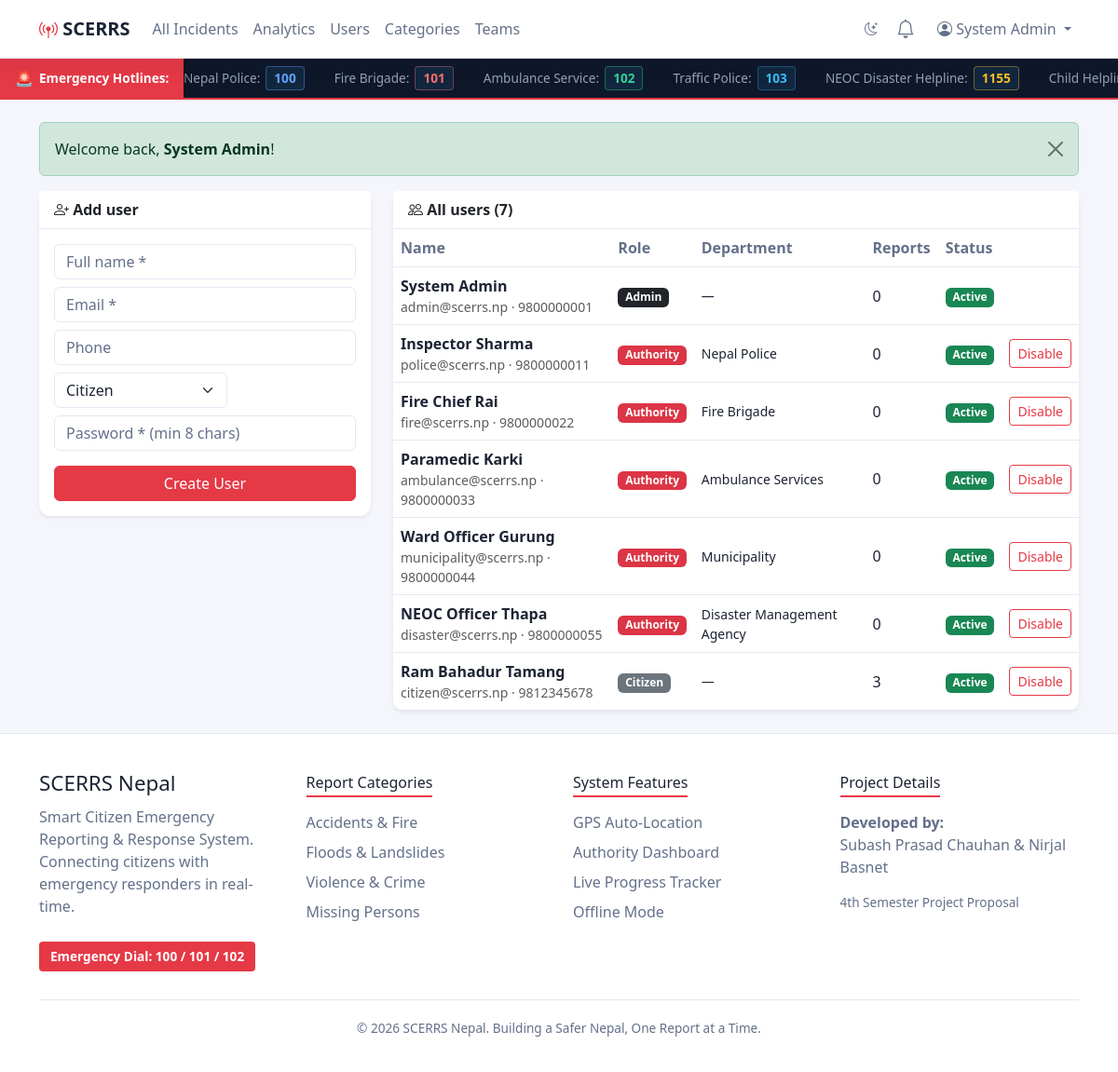
The page /admin/users.php (signed in) on the database its author committed.
### tables this page shows
CREATE TABLE users (
  id             INT UNSIGNED AUTO_INCREMENT PRIMARY KEY,
  name           VARCHAR(120) NOT NULL,
  first_name     VARCHAR(80)  DEFAULT NULL,
  middle_name    VARCHAR(80)  DEFAULT NULL,
  last_name      VARCHAR(80)  DEFAULT NULL,
  email          VARCHAR(150) NOT NULL UNIQUE,
  phone          VARCHAR(20)  DEFAULT NULL,
  country        VARCHAR(60)  DEFAULT 'Nepal',
  identity_type  ENUM('citizenship','passport') DEFAULT 'citizenship',
  identity_no    VARCHAR(50)  DEFAULT NULL,
  province       VARCHAR(60)  DEFAULT NULL,
  district       VARCHAR(60)  DEFAULT NULL,
  municipality   VARCHAR(120) DEFAULT NULL,
  tole           VARCHAR(120) DEFAULT NULL,
  ward_no        SMALLINT UNSIGNED DEFAULT NULL,
  officer_id     VARCHAR(50)  DEFAULT NULL,
  designation    VARCHAR(100) DEFAULT NULL,
  official_email VARCHAR(150) DEFAULT NULL,
  dept_address   VARCHAR(255) DEFAULT NULL,
  password       VARCHAR(255) NOT NULL,
  role           ENUM('citizen','authority','admin') NOT NULL DEFAULT 'citizen',
  department_id  INT UNSIGNED DEFAULT NULL,
  active         TINYINT(1) NOT NULL DEFAULT 1,
  created_at     TIMESTAMP DEFAULT CURRENT_TIMESTAMP,
  CONSTRAINT fk_users_department FOREIGN KEY (department_id) REFERENCES departments(id) ON DELETE SET NULL,
  INDEX idx_users_role (role)
);

CREATE TABLE departments (
  id          INT UNSIGNED AUTO_INCREMENT PRIMARY KEY,
  name        VARCHAR(100) NOT NULL UNIQUE,
  code        VARCHAR(20)  NOT NULL UNIQUE,
  created_at  TIMESTAMP DEFAULT CURRENT_TIMESTAMP
);

### includes/functions.php (called while the page is built, shortened)
<?php
function e(?string $value): string
{
    return htmlspecialchars((string)$value, ENT_QUOTES, 'UTF-8');
}
function url(string $path = ''): string
{
    return BASE_URL . ltrim($path, '/');
}
function asset(string $path): string
{
    $full = APP_ROOT . DIRECTORY_SEPARATOR . ltrim(str_replace('/', DIRECTORY_SEPARATOR, $path), DIRECTORY_SEPARATOR);
    $ver  = @filemtime($full) ?: time();
    return url($path) . '?v=' . $ver;
}
function get_flashes(): array
{
    $flashes = $_SESSION['flash'] ?? [];
    return $flashes;
}
function current_user(): ?array
{
    static $user = false;
    if ($user === false) {
        if (empty($_SESSION['user_id'])) {
            $user = null;
        } else {
            $stmt = db()->prepare(
                'SELECT u.*, d.name AS department_name, d.code AS department_code
                 FROM users u LEFT JOIN departments d ON d.id = u.department_id
                 WHERE u.id = ? AND u.active = 1'
            );
            $stmt->execute([$_SESSION['user_id']]);
            $user = $stmt->fetch() ?: null;
        }
    }
    return $user;
}
function require_login(): array
{
    $user = current_user();
    return $user;
}
function require_role(string ...$roles): array
{
    $user = require_login();
    return $user;
}

### config/db.php (called while the page is built, shortened)
<?php
function db(): PDO
{
    static $pdo = null;
    if ($pdo === null) {
        $dsn = sprintf('mysql:host=%s;port=%s;dbname=%s;charset=utf8mb4', DB_HOST, DB_PORT, DB_NAME);
        try {
            $pdo = new PDO($dsn, DB_USER, DB_PASS, [
                PDO::ATTR_ERRMODE            => PDO::ERRMODE_EXCEPTION,
                PDO::ATTR_DEFAULT_FETCH_MODE => PDO::FETCH_ASSOC,
                PDO::ATTR_EMULATE_PREPARES   => false,
            ]);
        } catch (PDOException $e) {
            http_response_code(500);
            exit('Database connection failed. Please make sure MySQL is running and the "scerrs" database is imported (see database/scerrs.sql).');
        }
    }
    return $pdo;
}

### admin/users.php (the view, shortened to what this page needs)
<?php
$user = require_role('admin');
$users = db()->query(
    'SELECT u.*, d.name AS department_name,
            (SELECT COUNT(*) FROM incidents i WHERE i.user_id = u.id) AS reports
     FROM users u LEFT JOIN departments d ON d.id = u.department_id
     ORDER BY FIELD(u.role, "admin", "authority", "citizen"), u.created_at DESC'
)->fetchAll();
require __DIR__ . '/../includes/header.php';
?>
<div class="row g-4">
  <div class="col-lg-4">
    <div class="card border-0 shadow-sm mb-4">
      <div class="card-header bg-white fw-semibold"><i class="bi bi-person-plus"></i> Add user</div>
      <div class="card-body">
        <form method="post" novalidate>
          <div class="mb-2"><input type="text" name="name" class="form-control" placeholder="Full name *" required></div>
          <div class="mb-2"><input type="email" name="email" class="form-control" placeholder="Email *" required></div>
          <div class="mb-2"><input type="tel" name="phone" class="form-control" placeholder="Phone"></div>
          <div class="mb-2 row g-2">
            <div class="col-7">
              <select name="role" class="form-select" id="role-select">
                <option value="citizen">Citizen</option>
              </select>
            </div>
            <div class="col-5">
            </div>
          </div>
          <div class="mb-3"><input type="password" name="password" class="form-control" placeholder="Password * (min 8 chars)" minlength="8" required></div>
          <button type="submit" class="btn btn-danger w-100">Create User</button>
        </form>
      </div>
    </div>
  </div>
  <div class="col-lg-8">
    <div class="card border-0 shadow-sm">
      <div class="card-header bg-white fw-semibold"><i class="bi bi-people"></i> All users (<?= count($users) ?>)</div>
      <div class="table-responsive">
        <table class="table table-hover align-middle mb-0">
          <thead class="table-light">
            <tr><th>Name</th><th>Role</th><th>Department</th><th>Reports</th><th>Status</th><th></th></tr>
          </thead>
          <tbody>
            <?php foreach ($users as $u): ?>
              <tr>
                <td>
                  <strong><?= e($u['name']) ?></strong>
                  <div class="text-muted small"><?= e($u['email']) ?><?= $u['phone'] ? ' · ' . e($u['phone']) : '' ?></div>
                </td>
                <td>
                  <?php
                  $badge = ['admin' => 'dark', 'authority' => 'danger', 'citizen' => 'secondary'][$u['role']];
                  echo '<span class="badge text-bg-' . $badge . '">' . e(ucfirst($u['role'])) . '</span>';
                  ?>
                </td>
                <td class="small"><?= e($u['department_name'] ?: '—') ?></td>
                <td><?= (int)$u['reports'] ?></td>
                <td><?= (int)$u['active']
                      ? '<span class="badge text-bg-success">Active</span>'
                      : '<span class="badge text-bg-secondary">Disabled</span>' ?></td>
                <td class="text-end">
                  <?php if ((int)$u['id'] !== (int)$user['id']): ?>
                    <form method="post" class="d-inline">
                      <button class="btn btn-sm btn-outline-<?= (int)$u['active'] ? 'danger' : 'success' ?>">
                        <?= (int)$u['active'] ? 'Disable' : 'Enable' ?>
                      </button>
                    </form>
                  <?php endif; ?>
                </td>
              </tr>
            <?php endforeach; ?>
          </tbody>
        </table>
      </div>
    </div>
  </div>
</div>
<?php require __DIR__ . '/../includes/footer.php'; ?>

### includes/header.php (shortened to what this page needs)
<?php
$fluid       = $fluid       ?? false;
$user        = current_user();
?>
<!DOCTYPE html>
<html lang="en">
<head>
<link href="https://cdn.jsdelivr.net/npm/bootstrap@5.3.3/dist/css/bootstrap.min.css" rel="stylesheet">
<link href="https://cdn.jsdelivr.net/npm/bootstrap-icons@1.11.3/font/bootstrap-icons.min.css" rel="stylesheet">
<link rel="stylesheet" href="<?= asset('assets/css/style.css') ?>">
</head>
<body>
<nav class="navbar navbar-expand-lg site-navbar sticky-top">
  <div class="container">
    <a class="navbar-brand fw-bold" href="<?= url('index.php') ?>">
      <i class="bi bi-broadcast-pin"></i> SCERRS
    </a>
    <div class="collapse navbar-collapse" id="mainNav">
      <ul class="navbar-nav me-auto">
        <?php if (!$user): ?>
          <li class="nav-item"><a class="nav-link" href="<?= url('index.php') ?>">Home</a></li>
        <?php elseif ($user['role'] === 'authority'): ?>
          <li class="nav-item"><a class="nav-link" href="<?= url('authority/dashboard.php') ?>">Incidents</a></li>
          <li class="nav-item"><a class="nav-link" href="<?= url('authority/analytics.php') ?>">Analytics</a></li>
        <?php else: ?>
          <li class="nav-item"><a class="nav-link" href="<?= url('authority/dashboard.php') ?>">All Incidents</a></li>
          <li class="nav-item"><a class="nav-link" href="<?= url('authority/analytics.php') ?>">Analytics</a></li>
          <li class="nav-item"><a class="nav-link" href="<?= url('admin/users.php') ?>">Users</a></li>
          <li class="nav-item"><a class="nav-link" href="<?= url('admin/categories.php') ?>">Categories</a></li>
          <li class="nav-item"><a class="nav-link" href="<?= url('admin/teams.php') ?>">Teams</a></li>
        <?php endif; ?>
      </ul>
      <ul class="navbar-nav ms-auto align-items-lg-center">
        <li class="nav-item me-lg-1">
          <button class="btn btn-sm border-0" id="themeToggle" type="button" title="Toggle light/dark theme" aria-label="Toggle theme">
            <i class="bi bi-moon-stars"></i>
          </button>
        </li>
        <?php if ($user): ?>
          <li class="nav-item me-lg-2">
            <a class="nav-link position-relative" href="<?= url('notifications.php') ?>" title="Notifications">
              <i class="bi bi-bell fs-5"></i>
            </a>
          </li>
          <li class="nav-item dropdown">
            <a class="nav-link dropdown-toggle" href="#" data-bs-toggle="dropdown">
              <i class="bi bi-person-circle"></i> <?= e($user['name']) ?>
            </a>
          </li>
        <?php else: ?>
          <li class="nav-item"><a class="nav-link" href="<?= url('auth/login.php') ?>">Login</a></li>
          <li class="nav-item"><a class="btn btn-danger btn-sm ms-lg-2" href="<?= url('auth/register.php') ?>">Register</a></li>
        <?php endif; ?>
      </ul>
    </div>
  </div>
</nav>
<div class="emergency-marquee-container">
  <div class="marquee-label">
    <span class="pulse-icon">🚨</span> Emergency Hotlines:
  </div>
  <div class="marquee-wrapper">
    <div class="marquee-content">
      <span class="hotline-item police"><span class="agency-name">Nepal Police:</span> <a href="tel:100">100</a></span>
      <span class="hotline-item fire"><span class="agency-name">Fire Brigade:</span> <a href="tel:101">101</a></span>
      <span class="hotline-item ambulance"><span class="agency-name">Ambulance Service:</span> <a href="tel:102">102</a></span>
      <span class="hotline-item traffic"><span class="agency-name">Traffic Police:</span> <a href="tel:103">103</a></span>
      <span class="hotline-item disaster"><span class="agency-name">NEOC Disaster Helpline:</span> <a href="tel:1155">1155</a></span>
      <span class="hotline-item child"><span class="agency-name">Child Helpline:</span> <a href="tel:1098">1098</a></span>
    </div>
  </div>
</div>
<main class="<?= $fluid ? 'container-fluid px-0' : 'container py-4' ?>">
<?php foreach (get_flashes() as $f): ?>
  <div class="alert alert-<?= e($f['type']) ?> alert-dismissible fade show" role="alert">
    <?= $f['message']  ?>
    <button type="button" class="btn-close" data-bs-dismiss="alert"></button>
  </div>
<?php endforeach; ?>

### includes/footer.php (shortened to what this page needs)
</main>
<footer class="scerrs-footer">
  <div class="container">
    <div class="footer-container">
      <div class="footer-col branding">
        <h3 class="footer-logo">SCERRS Nepal</h3>
        <p>Smart Citizen Emergency Reporting &amp; Response System. Connecting citizens with emergency responders in real-time.</p>
        <span class="emergency-badge">Emergency Dial: 100 / 101 / 102</span>
      </div>
      <div class="footer-col">
        <h4>Report Categories</h4>
        <ul>
          <li><a href="<?= url('citizen/report_new.php') ?>">Accidents &amp; Fire</a></li>
          <li><a href="<?= url('citizen/report_new.php') ?>">Floods &amp; Landslides</a></li>
          <li><a href="<?= url('citizen/report_new.php') ?>">Violence &amp; Crime</a></li>
          <li><a href="<?= url('citizen/report_new.php') ?>">Missing Persons</a></li>
        </ul>
      </div>
      <div class="footer-col">
        <h4>System Features</h4>
        <ul>
          <li><a href="<?= url('index.php') ?>#how-it-works">GPS Auto-Location</a></li>
          <li><a href="<?= url('index.php') ?>#how-it-works">Authority Dashboard</a></li>
          <li><a href="<?= url('index.php') ?>#how-it-works">Live Progress Tracker</a></li>
          <li><a href="<?= url('index.php') ?>#how-it-works">Offline Mode</a></li>
        </ul>
      </div>
      <div class="footer-col">
        <h4>Project Details</h4>
        <p><strong>Developed by:</strong><br>Subash Prasad Chauhan &amp; Nirjal Basnet</p>
        <p class="academic-tag">4th Semester Project Proposal</p>
      </div>
    </div>
    <div class="footer-bottom">
      <p>&copy; <?= date('Y') ?> SCERRS Nepal. Building a Safer Nepal, One Report at a Time.</p>
    </div>
  </div>
</footer>
</body>
</html>

### rows shown on the page
users: name "System Admin", email "admin@scerrs.np", phone "9800000001", role "Admin", department_name "—", reports "0", active "Active"
users: name "Inspector Sharma", email "police@scerrs.np", phone "9800000011", role "Authority", department.name "Nepal Police", reports "0", active "Active"
users: name "Fire Chief Rai", email "fire@scerrs.np", phone "9800000022", role "Authority", department.name "Fire Brigade", reports "0", active "Active"
users: name "Paramedic Karki", email "ambulance@scerrs.np", phone "9800000033", role "Authority", department.name "Ambulance Services", reports "0", active "Active"
users: name "Ward Officer Gurung", email "municipality@scerrs.np", phone "9800000044", role "Authority", department.name "Municipality", reports "0", active "Active"
users: name "NEOC Officer Thapa", email "disaster@scerrs.np", phone "9800000055", role "Authority", department.name "Disaster Management Agency", reports "0", active "Active"
users: name "Ram Bahadur Tamang", email "citizen@scerrs.np", phone "9812345678", role "Citizen", department_name "—", reports "3", active "Active"

### other values the page prints
$f['message'] "Welcome back, System Admin !"
count($users) "7"
